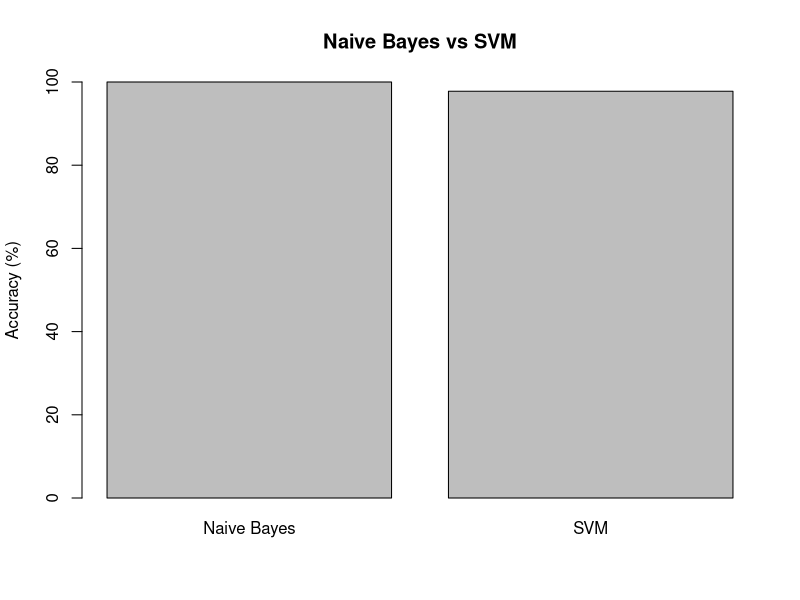

R code for this plot:
library(e1071)

data(iris)

# Split data
set.seed(123)

train_index <- sample(
  1:nrow(iris),
  size = 0.7 * nrow(iris)
)

train <- iris[train_index, ]
test <- iris[-train_index, ]

# -------------------------
# Naive Bayes
# -------------------------

nb_model <- naiveBayes(Species ~ ., data = train)

nb_pred <- predict(nb_model, test)

nb_cm <- table(
  Actual = test$Species,
  Predicted = nb_pred
)

print("Naive Bayes Confusion Matrix")
print(nb_cm)

nb_accuracy <- sum(diag(nb_cm)) / sum(nb_cm)

cat("Naive Bayes Accuracy:",
    nb_accuracy * 100, "%\n")


# -------------------------
# SVM
# -------------------------

svm_model <- svm(
  Species ~ .,
  data = train,
  kernel = "linear"
)

svm_pred <- predict(svm_model, test)

svm_cm <- table(
  Actual = test$Species,
  Predicted = svm_pred
)

print("SVM Confusion Matrix")
print(svm_cm)

svm_accuracy <- sum(diag(svm_cm)) / sum(svm_cm)

cat("SVM Accuracy:",
    svm_accuracy * 100, "%\n")


# -------------------------
# Accuracy comparison
# -------------------------

accuracy <- c(
  nb_accuracy,
  svm_accuracy
)

names(accuracy) <- c(
  "Naive Bayes",
  "SVM"
)

barplot(
  accuracy * 100,
  main = "Naive Bayes vs SVM",
  ylab = "Accuracy (%)",
  ylim = c(0,100)
)
